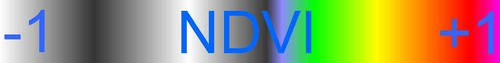
#> input picture notebooks/images/NDVI_VGYRM_lutA.jpg, 500 x 63 px, given in place of photo_01080_51845638376.jpg, which was not available
$ jupyter execute --allow-errors 'P4 Atlantes AstroPi (es).ipynb'   (shell and % lines are left out)   (text cells are left out)
#> lines starting #> are read from the running program, lines starting #| are printed output that depends on the picture; after the words box and inside, x2 and y2 are one past the last pixel; in counts of white or black regions, pixels touching at a corner belong together; pictures that were not available may be replaced by others from this repository, and a replacement may not be noted
[cell 1]
%pylab inline
import os

# Adjusting chart dimensions
plt.rcParams["figure.figsize"] = (10, 8)                  # Size of charts in inches
plt.rcParams["figure.dpi"] = 90                           # Resolution of charts in DPIs

# Defining some environment variables for data sources
path = os.path.dirname(os.path.realpath("__file__"))
path_atlantes = os.path.join(path, 'atlantes')
path_images = os.path.join(path, 'images')

RESULTS_FILE = "atlantes.csv"                             # ESA CSV file

[cell 2]
import os
import csv
import pandas

# Building file path
file = os.path.join(path_atlantes, RESULTS_FILE)

# Loading CSV file on memory
#> (the rest of this cell did not finish here and is left out)

[cell 3]
import os
import csv
import pandas

file = os.path.join(path_atlantes, RESULTS_FILE)

#> (the rest of this cell did not finish here and is left out)

[cell 4]
import os
import csv
import pandas

file = os.path.join(path_atlantes, RESULTS_FILE)

#> (the rest of this cell did not finish here and is left out)

[cell 5]
import os
import csv
import pandas

file = os.path.join(path_atlantes, RESULTS_FILE)

#> (the rest of this cell did not finish here and is left out)

[cell 6]
import os
import pandas
import matplotlib.pyplot as plt
import geopandas

file = os.path.join(path_atlantes, RESULTS_FILE)  # CSV input file complete path

#> (the rest of this cell did not finish here and is left out)

[cell 7]
import os
import pandas
import matplotlib.pyplot as plt
import geopandas

file = os.path.join(path_atlantes, RESULTS_FILE)      # CSV input file complete path

#> (the rest of this cell did not finish here and is left out)

[cell 8]
import os
import pandas
import matplotlib.pyplot as plt
import geopandas

file = os.path.join(path_atlantes, RESULTS_FILE)         # CSV input file complete path

#> (the rest of this cell did not finish here and is left out)

[cell 9]
import os
import pandas

file = os.path.join(path_atlantes, RESULTS_FILE)    # CSV input file complete path

#> (the rest of this cell did not finish here and is left out)

[cell 10]
import os
import pandas

file = os.path.join(path_atlantes, RESULTS_FILE)    # CSV input file complete path

#> (the rest of this cell did not finish here and is left out)

[cell 11]
import os
import pandas

file = os.path.join(path_atlantes, RESULTS_FILE)    # CSV input file complete path

# We read the whole file indicating the column that will act as a common index for all the data
#> (the rest of this cell did not finish here and is left out)

[cell 12]
import os
import pandas
#> (the rest of this cell did not finish here and is left out)

[cell 13]
import cv2
import numpy as np

def display(image, image_name):
    image = np.array(image, dtype=float)/float(255)
    cv2.namedWindow(image_name)
    cv2.imshow(image_name, image)
    cv2.waitKey(0)
    cv2.destroyAllWindows()

def contrast_stretch(im, percentile=True):
    if percentile:
        in_min = np.percentile(im, 5)
        in_max = np.percentile(im, 95)
    else:
        in_min = float(np.min(im))
        in_max = float(np.max(im))

    out_min = 0.0
    out_max = 255.0

    out = im - in_min
    out *= ((out_min - out_max) / (in_min - in_max))
    out += in_min

    return out

def scale_to_int(im):
    out = im + 1
    out *= 127.5
    out += -1
    return np.array(np.rint(out), dtype=int).clip(0,255)

def calc_ndvi(image):
    b, g, r = cv2.split(image)
    bottom = (b.astype(float) + r.astype(float))
    bottom[bottom==0] = 0.01
    ndvi = (b.astype(float) - r) / bottom
    return ndvi

[cell 14]
import cv2
from fastiecm import fastiecm

# Constants
IMAGE_WIDTH = 800

file_in = os.path.join(path_images, 'photo_01080_51845638376.jpg')
image = cv2.imread(file_in)
#> image is the input picture: shape (63, 500, 3); mean B, G, R 111.5, 149.3, 154.6
image_w = image.shape[1]
#> image_w = 500
image_h = image.shape[0]
#> image_h = 63
scaled_width = IMAGE_WIDTH
scaled_height = round(image_h*scaled_width/image_w)
#> scaled_height = 101
image_scaled = cv2.resize(image, (scaled_width, scaled_height))
ndvi = calc_ndvi(image_scaled)
#> in calc_ndvi, `b, g, r = cv2.split(image)`:
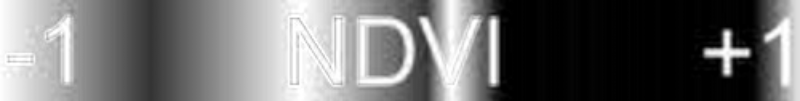
#> b: shape (101, 800); min 0, max 255, mean 111.4
#> in calc_ndvi, `b, g, r = cv2.split(image)`:
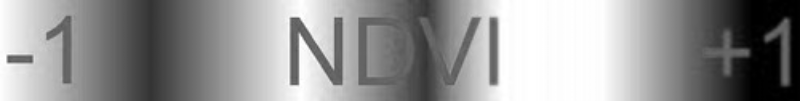
#> g: shape (101, 800); min 0, max 255, mean 149.2
#> in calc_ndvi, `b, g, r = cv2.split(image)`:
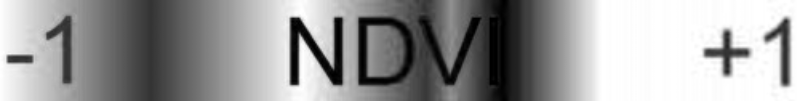
#> r: shape (101, 800); min 0, max 255, mean 154.5
#> in calc_ndvi, `bottom = (b.astype(float) + r.astype(float))`:
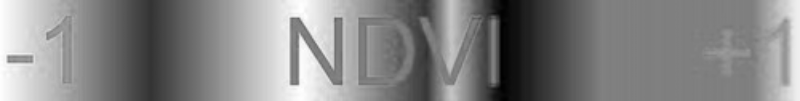
#> bottom: shape (101, 800) float64; min 0, max 510, mean 265.9; drawn with min black and max white
#> in calc_ndvi, `bottom[bottom==0] = 0.01`: bottom: shape (101, 800) float64; under 0.01% of pixels changed, all inside (x1, y1, x2, y2) = (503, 24, 504, 25)
#> in calc_ndvi, `ndvi = (b.astype(float) - r) / bottom`:
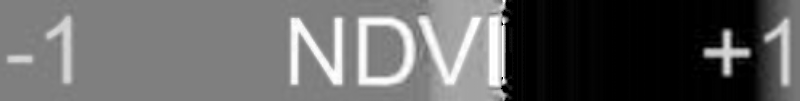
#> ndvi: shape (101, 800) float64; min -1, max 1, mean -0.218; drawn with min black and max white
ndvi_int = scale_to_int(ndvi).astype(np.uint8)
#> (the rest of this cell did not finish here and is left out)

[cell 15]
wool_rgb = [[0xe4,0xe4,0xe4],   #  0: WOOL_WHITE
            [0xea,0x7e,0x35],   #  1: WOOL_ORANGE
            [0xbe,0x49,0xc9],   #  2: WOOL_MAGENTA
            [0x63,0x87,0xd2],   #  3: WOOL_LIGHT_BLUE
            [0xc2,0xb5,0x1c],   #  4: WOOL_YELLOW
            [0x39,0xba,0x2e],   #  5: WOOL_LIME
            [0xd9,0x81,0x99],   #  6: WOOL_PINK
            [0x41,0x41,0x41],   #  7: WOOL_GRAY
            [0xa0,0xa7,0xa7],   #  8: WOOL_LIGHT_GRAY
            [0x26,0x71,0x91],   #  9: WOOL_CYAN
            [0x7e,0x34,0xbf],   # 10: WOOL_PURPLE
            [0x25,0x31,0x93],   # 11: WOOL_BLUE
            [0x56,0x33,0x1c],   # 12: WOOL_BROWN
            [0x36,0x4b,0x18],   # 13: WOOL_GREEN
            [0x9e,0x2b,0x27],   # 14: WOOL_RED
            [0x18,0x14,0x14]]   # 15: WOOL_BLACK

[cell 16]
wool_bgr = [[0xe4,0xe4,0xe4],   #  0: WOOL_WHITE
            [0x35,0x7e,0xea],   #  1: WOOL_ORANGE
            [0xc9,0x49,0xbe],   #  2: WOOL_MAGENTA
            [0xd2,0x87,0x63],   #  3: WOOL_LIGHT_BLUE
            [0x1c,0xb5,0xc2],   #  4: WOOL_YELLOW
            [0x2e,0xba,0x39],   #  5: WOOL_LIME
            [0x99,0x81,0xd9],   #  6: WOOL_PINK
            [0x41,0x41,0x41],   #  7: WOOL_GRAY
            [0xa0,0xa7,0xa7],   #  8: WOOL_LIGHT_GRAY
            [0x91,0x71,0x26],   #  9: WOOL_CYAN
            [0xbf,0x34,0x7e],   # 10: WOOL_PURPLE
            [0x93,0x31,0x25],   # 11: WOOL_BLUE
            [0x1c,0x33,0x56],   # 12: WOOL_BROWN
            [0x18,0x4b,0x36],   # 13: WOOL_GREEN
            [0x27,0x2b,0x9e],   # 14: WOOL_RED
            [0x18,0x14,0x14]]   # 15: WOOL_BLACK

[cell 17]
def search_wool_color(color, bw=True):
    min = 256*3
    min_index = 0
    for i in range(16):
        if bw:
            if i in [1, 2, 3, 4, 5, 6, 9, 10, 11, 12, 13, 14]:
                continue
        else:
            if i in [0, 7, 8, 15]:
                continue
        test_min = abs(color[0] - wool_bgr[i][0]) + abs(color[1] - wool_bgr[i][1]) + abs(color[2] - wool_bgr[i][2])
        if test_min < min:
            min = test_min
            min_index = i
    return min_index

wool_map = []
for index, color in enumerate(fastiecm):
    if index in range(0, 137):
        wool_color = search_wool_color(color[0], bw=True)
    else:
        wool_color = search_wool_color(color[0], bw=False)

    wool_map.append(wool_color)

fastiecm_wool = []
for i in wool_map:
    fastiecm_wool.append(wool_bgr[i])
image = np.array([fastiecm_wool])
file_out = os.path.join(path, 'draw_fastiecm_wool.png')
cv2.imwrite(file_out, image)
print(wool_map)

[cell 18]
fastiecm_wool_index = np.array([[0], [0], [0], [0], [0], [0], [0], [0], [0], [0], [0], [0], [0], [0], [8],
                                [8], [8], [8], [8], [8], [8], [8], [8], [8], [8], [8], [8], [8], [8], [8],
                                [8], [8], [8], [8], [7], [7], [7], [7], [7], [7], [7], [7], [7], [7], [7],
                                [7], [7], [7], [7], [7], [7], [7], [7], [7], [7], [7], [7], [7], [7], [7],
                                [7], [7], [7], [8], [8], [8], [8], [8], [8], [8], [8], [8], [8], [8], [8],
                                [8], [8], [8], [8], [8], [8], [8], [8], [0], [0], [0], [0], [0], [0], [0],
                                [0], [0], [0], [0], [0], [0], [0], [0], [0], [0], [0], [0], [0], [0], [0],
                                [0], [0], [0], [8], [8], [8], [8], [8], [8], [8], [8], [8], [8], [8], [8],
                                [8], [8], [8], [8], [8], [7], [7], [7], [7], [7], [7], [7], [7], [7], [7],
                                [7], [7], [9], [9], [9], [9], [3], [3], [3], [3], [3], [3], [3], [3], [3],
                                [3], [3], [5], [5], [5], [5], [5], [5], [5], [5], [5], [5], [5], [5], [5],
                                [5], [5], [5], [5], [5], [5], [5], [5], [5], [5], [4], [4], [4], [4], [4],
                                [4], [4], [4], [4], [4], [4], [4], [4], [4], [4], [4], [4], [4], [4], [4],
                                [4], [4], [4], [4], [4], [4], [4], [4], [4], [4], [4], [4], [4], [4], [4],
                                [1], [1], [1], [1], [1], [1], [1], [1], [1], [1], [1], [1], [1], [1], [1],
                                [1], [1], [1], [1], [1], [14], [14], [14], [14], [14], [14], [14], [14],
                                [14], [14], [14], [14], [14], [14], [14], [14], [14], [14], [2], [2], [2],
                                [2], [2], [2], [2], [2]], dtype=np.uint8)

[cell 19]
import cv2
from fastiecm_wool import fastiecm_wool

# Constantes
IMAGE_WIDTH = 800

file_in = os.path.join(path_images, 'photo_01080_51845638376.jpg')
image = cv2.imread(file_in)
image_w = image.shape[1]
image_h = image.shape[0]
scaled_width = IMAGE_WIDTH
scaled_height = round(image_h*scaled_width/image_w)
image_scaled = cv2.resize(image, (scaled_width, scaled_height))
ndvi = calc_ndvi(image_scaled)
ndvi_int = scale_to_int(ndvi).astype(np.uint8)
ndvi_color = cv2.applyColorMap(ndvi_int, fastiecm_wool)
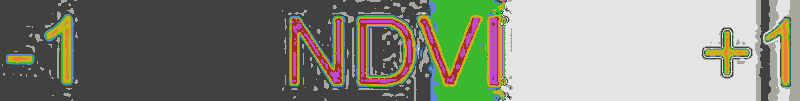
#> ndvi_color: shape (101, 800, 3); mean B, G, R 122.5, 135.5, 133.3
file_out = os.path.join(path_images, 'test_fastiecm_wool.jpg')
cv2.imwrite(file_out, ndvi_color)
#> Out = True

[cell 20]
import cv2
import numpy as np
from fastiecm_wool import fastiecm_wool_index
from mcpi import minecraft
from mcpi import block

# Constants
IMAGE_WIDTH = 256
IMAGE_POS_X = -144
IMAGE_POS_Z = -138

# Crop and scale the image to 256x256 px
file_in = os.path.join(path_images, 'photo_01080_51845638376.jpg')
image = cv2.imread(file_in)
image_cropped = image[10:2890,800:3680]                   # Crop the windowed area
#> image_cropped = empty array
image_w = image_cropped.shape[1]
#> image_w = 0
image_h = image_cropped.shape[0]
#> image_h = 53
scaled_width = IMAGE_WIDTH                                # 256
#> (the rest of this cell did not finish here and is left out)

$ run again, on notebooks/images/atlantes_098_ndvi.jpg
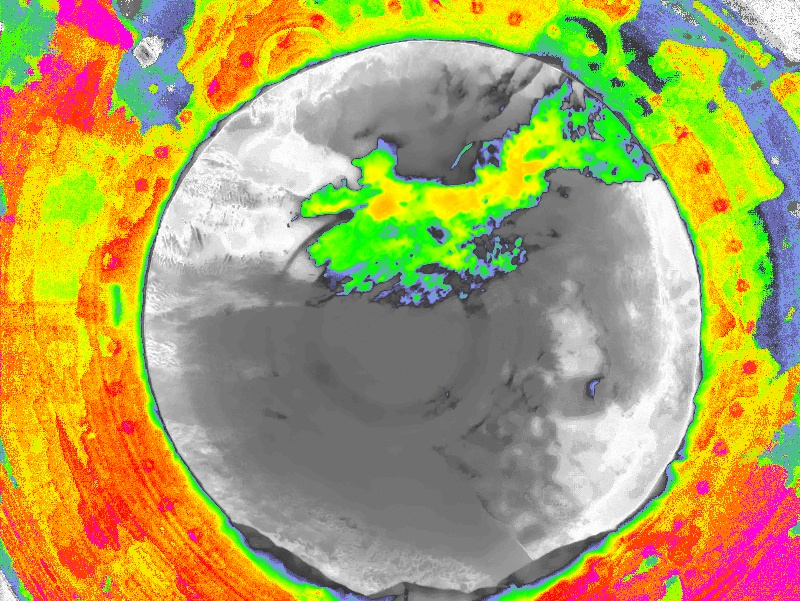
#> input picture notebooks/images/atlantes_098_ndvi.jpg, 800 x 601 px, given in place of photo_01080_51845638376.jpg, which was not available
#> image is the input picture: shape (601, 800, 3); mean B, G, R 95.3, 162, 173.4
#> in calc_ndvi, `ndvi = (b.astype(float) - r) / bottom`:
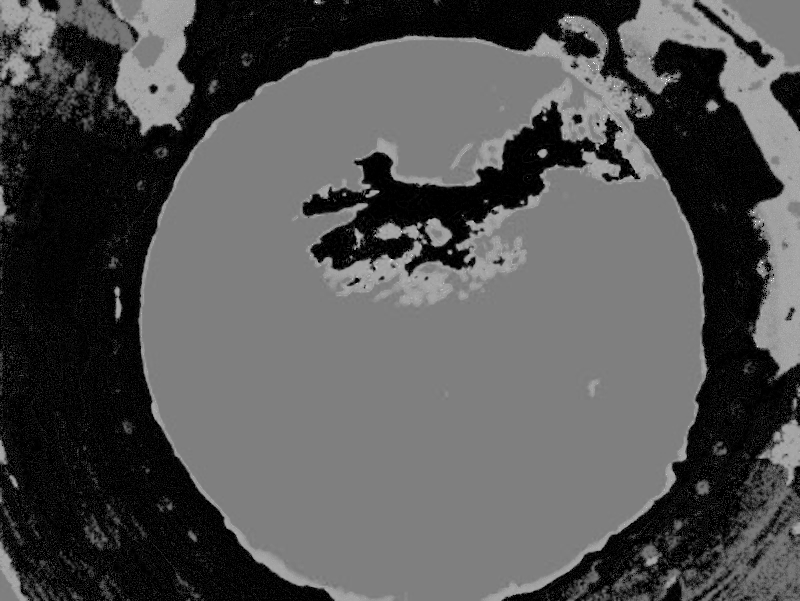
#> ndvi: shape (601, 800) float64; min -1, max 1, mean -0.342; drawn with min black and max white
#> `ndvi_color = cv2.applyColorMap(ndvi_int, fastiecm_wool)`:
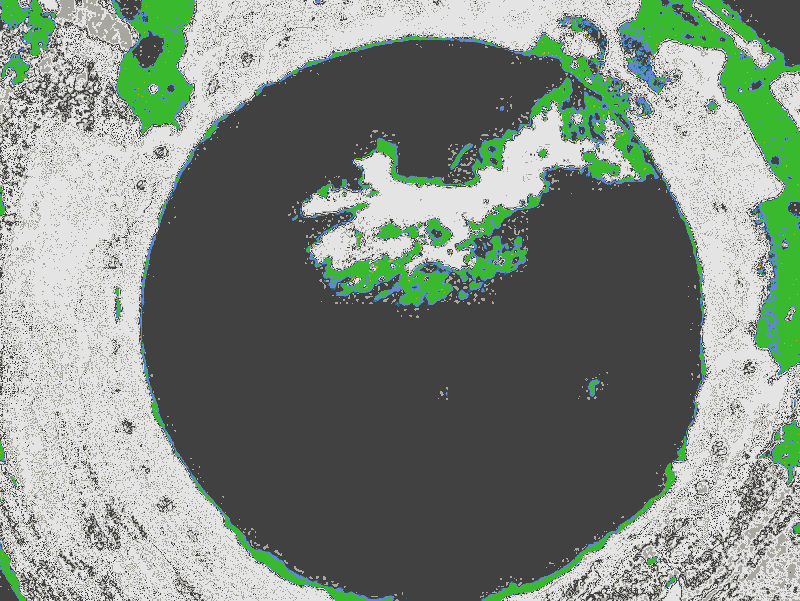
#> ndvi_color: shape (601, 800, 3); mean B, G, R 125.9, 135.7, 124.7
#> Out = True
#> image_cropped = empty array

$ run again, on notebooks/images/atlantes_101_ndvi.jpg
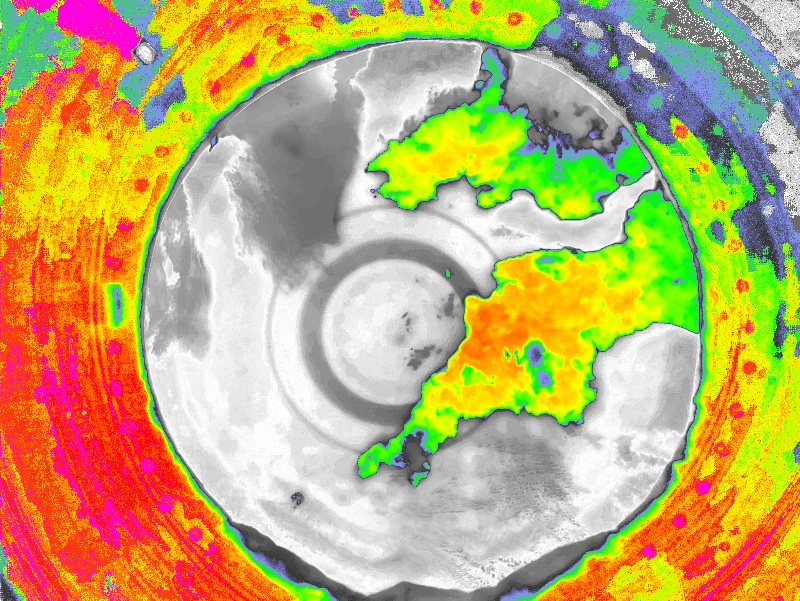
#> input picture notebooks/images/atlantes_101_ndvi.jpg, 800 x 601 px, given in place of photo_01080_51845638376.jpg, which was not available
#> image is the input picture: shape (601, 800, 3); mean B, G, R 108.8, 173.8, 192.4
#> in calc_ndvi, `ndvi = (b.astype(float) - r) / bottom`:
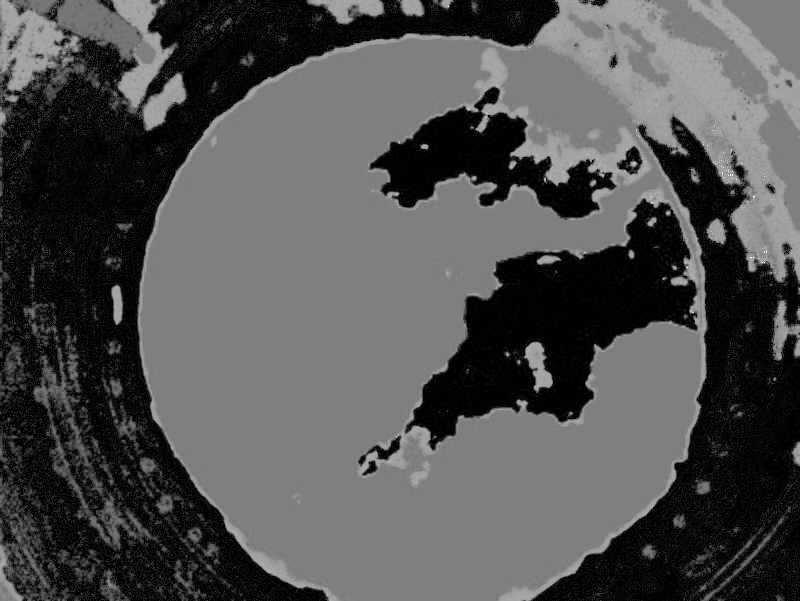
#> ndvi: shape (601, 800) float64; min -1, max 1, mean -0.362; drawn with min black and max white
#> `ndvi_color = cv2.applyColorMap(ndvi_int, fastiecm_wool)`:
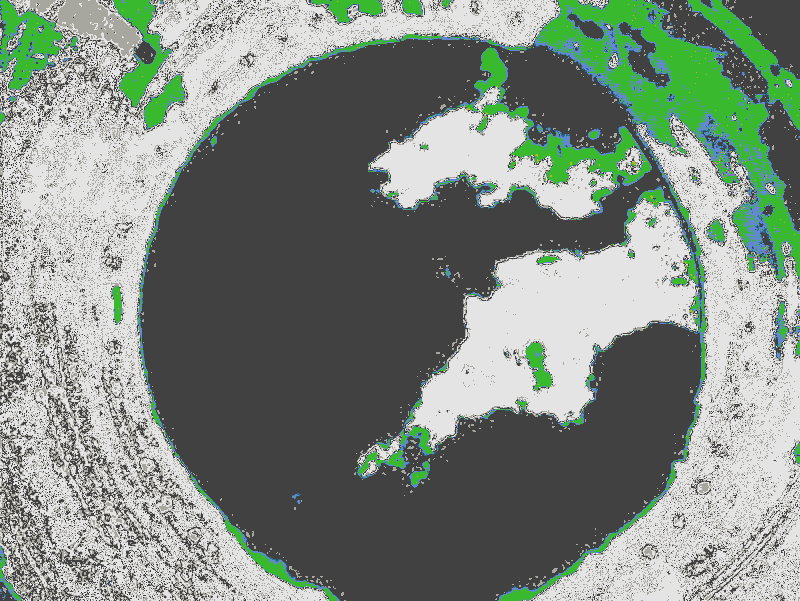
#> ndvi_color: shape (601, 800, 3); mean B, G, R 128.3, 137.6, 126.7
#> Out = True
#> image_cropped = empty array
